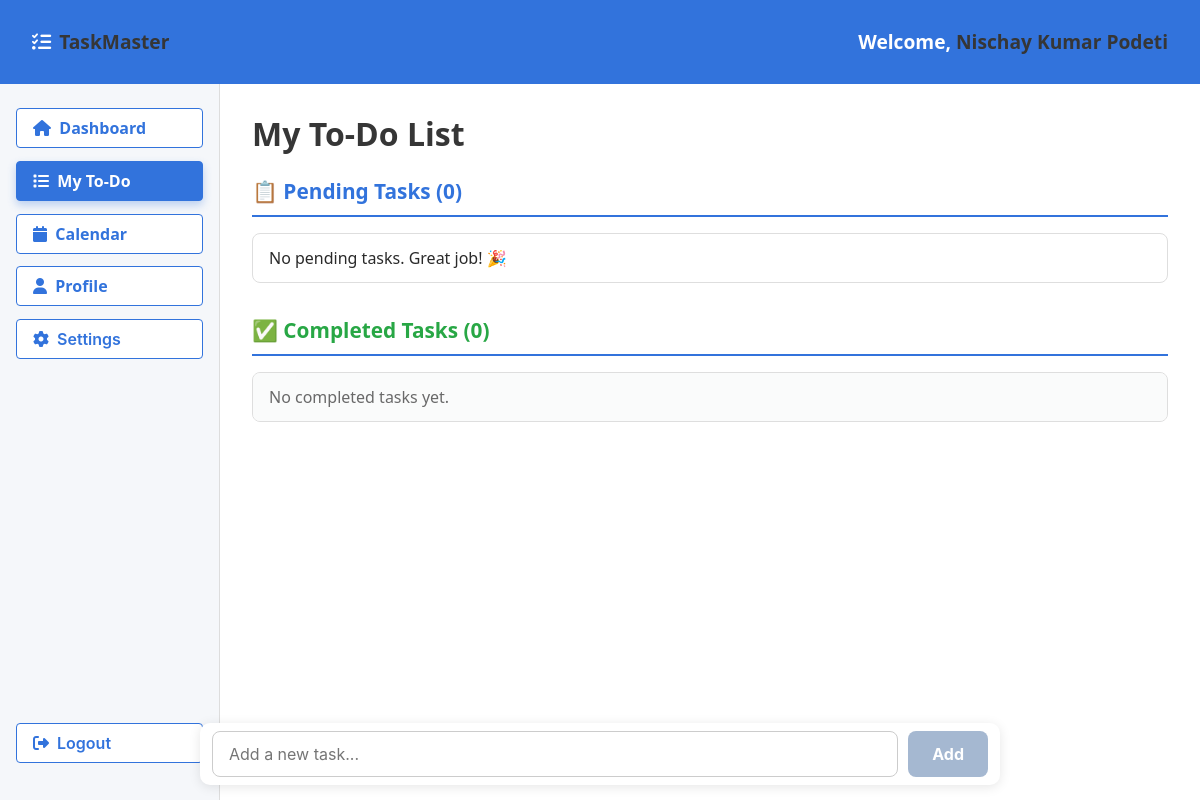
Before: /todo/ (signed in) with the older database file.
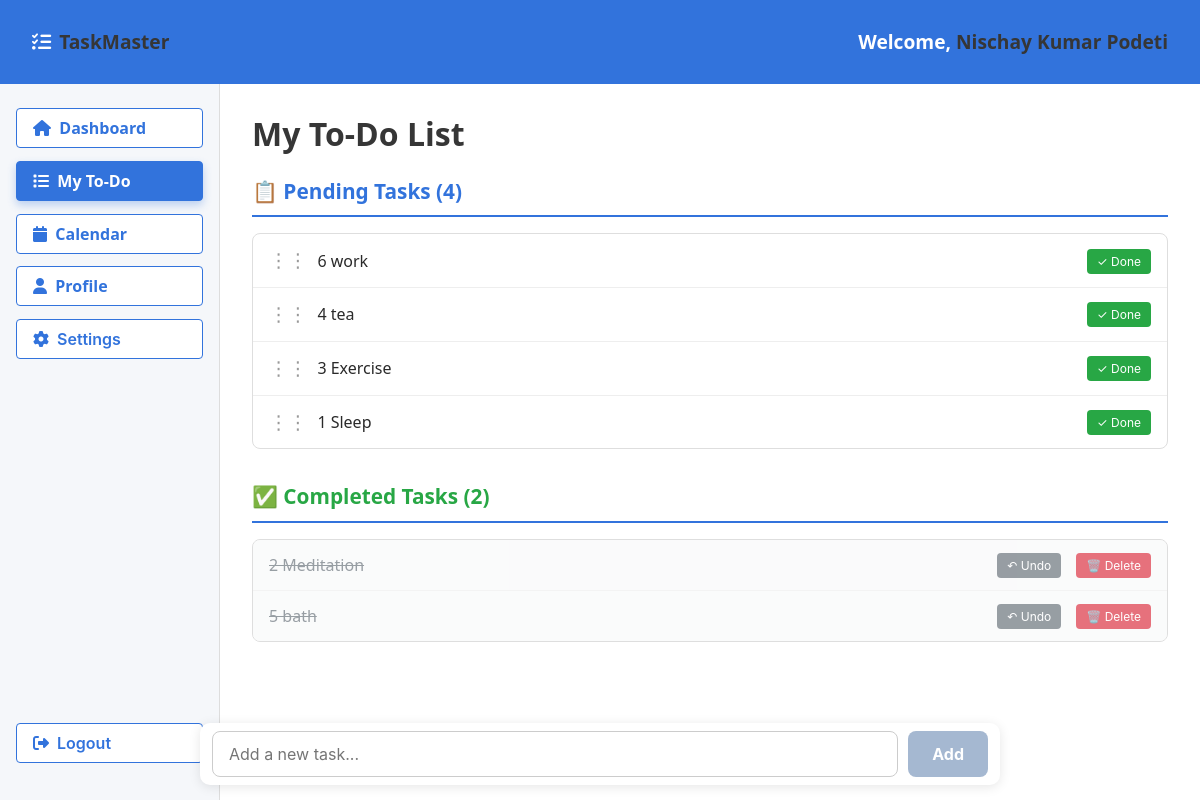
After: the same page with the newer database file.
### mainapp/models.py (models this page shows, shortened)
class Tasks(models.Model):
    user = models.ForeignKey(User, on_delete=models.CASCADE, related_name='tasks')
    task = models.TextField()
    created_at = models.DateTimeField(auto_now_add=True)
    order_field = models.PositiveIntegerField(default=0)
    completed = models.BooleanField(default=False)  # Add this field
    completed_at = models.DateTimeField(null=True, blank=True)  # Add this field
    class Meta:
        ordering = ['completed', 'order_field']  # Show pending first

### mainapp/views.py (the view, shortened to what this page needs)
# urls.py: path('todo/', views.todo_page_view, name='todolist'),
@login_required
def todo_page_view(request):
    user = request.user
    pending_todos = Tasks.objects.filter(user=user, completed=False).order_by('order_field')
    completed_todos = Tasks.objects.filter(user=user, completed=True).order_by('-completed_at')
    context = {
        'pending_todos': pending_todos,
        'completed_todos': completed_todos,
        'username': user.get_full_name() or user.username,
    }
    return render(request, 'mainapp/todolist.html', context)

### templates/mainapp/todolist.html (shortened to what this page needs)
{% load static %}
<!DOCTYPE html>
<html lang="en">
<head>
    <link rel="stylesheet" href="https://cdnjs.cloudflare.com/ajax/libs/font-awesome/6.4.0/css/all.min.css">
    <link rel="stylesheet" href="https://cdn.jsdelivr.net/npm/bulma@0.9.4/css/bulma.min.css">
</head>
<body>
    <div id="dashboard-container">
        <div id="navbar">
            <div class="navbar-brand">
                <i class="fas fa-tasks"></i>
                <strong>TaskMaster</strong>
            </div>
            <div>
                Welcome, <strong>{{ username }}</strong>
            </div>
        </div>
        <div id="main-content">
            <aside id="sidebar">
                <a href="{% url 'home' %}" class="button">
                    <i class="fas fa-home"></i>&nbsp;&nbsp;Dashboard
                </a>
                <a href="{% url 'todolist' %}" class="button is-active">
                    <i class="fas fa-list"></i>&nbsp;&nbsp;My To-Do
                </a>
                <a href="{% url 'calendar' %}" class="button">
                    <i class="fas fa-calendar"></i>&nbsp;&nbsp;Calendar
                </a>
                <a href="{% url 'profile' %}" class="button">
                    <i class="fas fa-user"></i>&nbsp;&nbsp;Profile
                </a>
                <button class="button" type="button">
                    <i class="fas fa-cog"></i>&nbsp;&nbsp;Settings
                </button>
                <form id="logout-form" method="post" action="{% url 'logout' %}">
                    <button type="submit" class="button is-danger">
                        <i class="fas fa-sign-out-alt"></i>&nbsp;&nbsp;Logout
                    </button>
                </form>
            </aside>
            <section id="content-area">
                <h1 class="title">My To-Do List</h1>
                <div class="task-section pending-section">
                    <h2 class="section-title">
                        📋 Pending Tasks ({{ pending_todos|length }})
                    </h2>
                    <ul class="todo-list pending-tasks" id="pending-todo-list">
                        {% for todo in pending_todos %}
                            <li data-id="{{ todo.id }}" data-order="{{ todo.order_field }}" draggable="true">
                                <div style="display: flex; align-items: center; flex-grow: 1;">
                                    <span class="drag-handle">⋮⋮</span>
                                    <span class="task-text">{{ todo.task }}</span>
                                </div>
                                <div class="task-actions">
                                    <form method="post" action="{% url 'mark_task_done' todo.id %}" style="display: inline;">
                                        <button type="submit" class="done-btn">✓ Done</button>
                                    </form>
                                </div>
                            </li>
                        {% empty %}
                            <li>No pending tasks. Great job! 🎉</li>
                        {% endfor %}
                    </ul>
                </div>
                <div class="task-section completed-section">
                    <h2 class="section-title">
                        ✅ Completed Tasks ({{ completed_todos|length }})
                    </h2>
                    <ul class="todo-list completed-tasks">
                        {% for todo in completed_todos %}
                            <li>
                                <div style="display: flex; align-items: center; flex-grow: 1;">
                                    <span class="task-text">{{ todo.task }}</span>
                                </div>
                                <div class="task-actions">
                                    <form method="post" action="{% url 'undo_task' todo.id %}" style="display: inline; margin-right: 5px;">
                                        <button type="submit" class="undo-btn">↶ Undo</button>
                                    </form>
                                    <form method="post" action="{% url 'delete_task' todo.id %}" style="display: inline;">
                                        <button type="submit" class="delete-btn" onclick="return confirm('Permanently delete?')">🗑️ Delete</button>
                                    </form>
                                </div>
                            </li>
                        {% empty %}
                            <li>No completed tasks yet.</li>
                        {% endfor %}
                    </ul>
                </div>
            </section>
        </div>
    </div>
    <form id="input-area" method="post" action="{% url 'todolist' %}">
        <input
            type="text"
            id="task-input"
            name="task"
            placeholder="Add a new task..."
            required
        />
        <button id="add-btn" type="submit" disabled>Add</button>
    </form>
</body>
</html>

### templates/mainapp/todolist.html (style rules this page uses)
html, body { height: 100%; margin: 0; font-family: 'Segoe UI', Tahoma, Geneva, Verdana, sans-serif; overflow: hidden; }
#dashboard-container { display: flex; height: 100vh; flex-direction: column; }
#navbar { background-color: #3273dc; color: white; padding: 1rem 2rem; font-weight: 600; font-size: 1.2rem; display: flex; align-items: center; justify-content: space-between; box-shadow: 0 2px 6px rgba(50, 50, 93, 0.2); }
.navbar-brand { display: flex; align-items: center; gap: 0.5rem; }
#main-content { flex: 1; display: flex; overflow: hidden; }
#sidebar { width: 220px; background-color: #f5f7fa; border-right: 1px solid #ddd; padding: 1.5rem 1rem; box-sizing: border-box; display: flex; flex-direction: column; }
#sidebar .button { justify-content: flex-start; font-weight: 600; color: #3273dc; border: 1px solid #3273dc; background: white; width: 100%; margin-bottom: 0.8rem; transition: background-color 0.3s ease, color 0.3s ease; }
#sidebar .button:hover, #sidebar .button.is-active { background-color: #3273dc; color: white; box-shadow: 0 4px 8px rgba(50, 115, 220, 0.3); }
form#logout-form { margin-top: auto; }
#content-area { flex: 1; padding: 2rem; overflow-y: auto; background-color: white; margin-bottom: 70px; }
.task-section { margin-bottom: 2rem; }
.section-title { font-size: 1.3rem; font-weight: 700; margin-bottom: 1rem; padding-bottom: 0.5rem; border-bottom: 2px solid #3273dc; }
.pending-section .section-title { color: #3273dc; }
.completed-section .section-title { color: #28a745; }
.todo-list { list-style: none; margin: 0; padding: 0; max-height: 300px; overflow-y: auto; border: 1px solid #dedede; border-radius: 8px; background-color: #fff; margin-bottom: 1rem; }
.todo-list li { padding: 0.75rem 1rem; border-bottom: 1px solid #eee; font-size: 1rem; color: #2a2a2a; display: flex; justify-content: space-between; align-items: center; transition: background-color 0.2s ease; }
.todo-list li:last-child { border-bottom: none; }
.pending-tasks li { cursor: move; }
.completed-tasks li { background-color: #f8f9fa; opacity: 0.7; }
.completed-tasks .task-text { text-decoration: line-through; color: #6c757d; }
.task-text { flex-grow: 1; margin-right: 1rem; word-break: break-word; }
.drag-handle { cursor: move; color: #999; margin-right: 10px; font-size: 1.2rem; }
.task-actions { display: flex; align-items: center; gap: 10px; }
.done-btn { background: #28a745; color: white; border: none; padding: 5px 10px; border-radius: 4px; cursor: pointer; font-size: 12px; }
.delete-btn { background: #dc3545; color: white; border: none; padding: 5px 10px; border-radius: 4px; cursor: pointer; font-size: 12px; }
.undo-btn { background: #6c757d; color: white; border: none; padding: 5px 10px; border-radius: 4px; cursor: pointer; font-size: 12px; }
#input-area { position: fixed; bottom: 15px; left: 50%; transform: translateX(-50%); width: 100%; max-width: 800px; background: #fff; padding: 8px 12px; box-shadow: 0 2px 12px rgba(0,0,0,0.1); border-radius: 10px; display: flex; gap: 10px; box-sizing: border-box; z-index: 20; }
#task-input { flex-grow: 1; border: 1px solid #ccc; border-radius: 8px; padding: 0.75rem 1rem; font-size: 1rem; outline: none; }
#add-btn { background-color: #3273dc; border: none; color: white; font-weight: 700; font-size: 1rem; padding: 0 1.5rem; border-radius: 8px; cursor: pointer; }
#add-btn:disabled { background-color: #a5b8d1; cursor: not-allowed; }

Changed rows visible on the page:
added Tasks: task "6 work", shown under "📋 Pending Tasks (4)"
added Tasks: task "4 tea", shown under "📋 Pending Tasks (4)"
added Tasks: task "3 Exercise", shown under "📋 Pending Tasks (4)"
added Tasks: task "1 Sleep", shown under "📋 Pending Tasks (4)"
added Tasks: task "2 Meditation", shown under "✅ Completed Tasks (2)"
added Tasks: task "5 bath", shown under "✅ Completed Tasks (2)"
Other visible differences:
{{ pending_todos|length }}: "0" → "4"
{{ completed_todos|length }}: "0" → "2"
text no longer shown: "No pending tasks. Great job! 🎉 No completed tasks yet."
